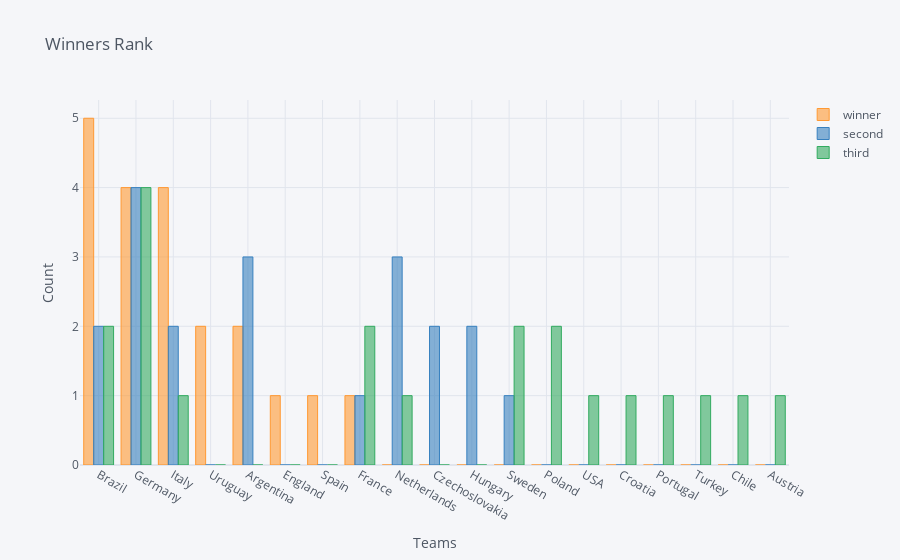

Notebook code cell kept with this figure:
### Code cell
# Plot the chart
teams.iplot(kind = 'bar', xTitle = 'Teams', yTitle = 'Count', title = 'Winners Rank')

### Figure 1 — Plotly figure (JSON) as saved in the notebook; plotly's stock layout.template omitted (floating-point values rounded to 4 significant figures)
{"data": [{"marker": {"color": "rgba(255, 153, 51, 0.6)", "line": {"color": "rgba(255, 153, 51, 1.0)", "width": 1}}, "name": "winner", "orientation": "v", "text": "", "type": "bar", "x": ["Brazil", "Germany", "Italy", "Uruguay", "Argentina", "England", "Spain", "France", "Netherlands", "Czechoslovakia", "Hungary", "Sweden", "Poland", "USA", "Croatia", "Portugal", "Turkey", "Chile", "Austria"], "y": [5, 4, 4, 2, 2, 1, 1, 1, 0, 0, 0, 0, 0, 0, 0, 0, 0, 0, 0]}, {"marker": {"color": "rgba(55, 128, 191, 0.6)", "line": {"color": "rgba(55, 128, 191, 1.0)", "width": 1}}, "name": "second", "orientation": "v", "text": "", "type": "bar", "x": ["Brazil", "Germany", "Italy", "Uruguay", "Argentina", "England", "Spain", "France", "Netherlands", "Czechoslovakia", "Hungary", "Sweden", "Poland", "USA", "Croatia", "Portugal", "Turkey", "Chile", "Austria"], "y": [2, 4, 2, 0, 3, 0, 0, 1, 3, 2, 2, 1, 0, 0, 0, 0, 0, 0, 0]}, {"marker": {"color": "rgba(50, 171, 96, 0.6)", "line": {"color": "rgba(50, 171, 96, 1.0)", "width": 1}}, "name": "third", "orientation": "v", "text": "", "type": "bar", "x": ["Brazil", "Germany", "Italy", "Uruguay", "Argentina", "England", "Spain", "France", "Netherlands", "Czechoslovakia", "Hungary", "Sweden", "Poland", "USA", "Croatia", "Portugal", "Turkey", "Chile", "Austria"], "y": [2, 4, 1, 0, 0, 0, 0, 2, 1, 0, 0, 2, 2, 1, 1, 1, 1, 1, 1]}], "layout": {"legend": {"bgcolor": "#F5F6F9", "font": {"color": "#4D5663"}}, "paper_bgcolor": "#F5F6F9", "plot_bgcolor": "#F5F6F9", "title": {"font": {"color": "#4D5663"}, "text": "Winners Rank"}, "xaxis": {"gridcolor": "#E1E5ED", "showgrid": true, "tickfont": {"color": "#4D5663"}, "title": {"font": {"color": "#4D5663"}, "text": "Teams"}, "zerolinecolor": "#E1E5ED"}, "yaxis": {"gridcolor": "#E1E5ED", "showgrid": true, "tickfont": {"color": "#4D5663"}, "title": {"font": {"color": "#4D5663"}, "text": "Count"}, "zerolinecolor": "#E1E5ED"}}}
